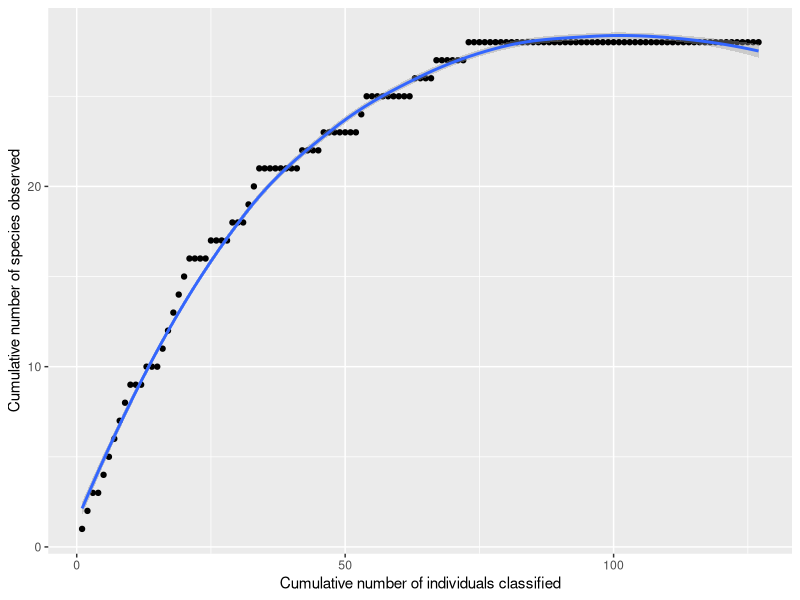

R code for this plot:
## ---- chunk 1
#To make tables
library(kableExtra)
library(knitr)
#To manipulate and plot data
library(tidyverse)
# Create community data
Community = data.frame(
  number = c(1,2,3,4,5,6,7,8,9,10,11,12,13,14,15,16,17,18,19,20,21,22,23,24,25,26,27,28,29,30,31,32),
  name = c("mmgreen", "mmred", "mmblue","mmyellow","mmbrown","mmorange","sktbrown","sktred","sktgreen","sktorange","sktyellow","gmbrred","gmbrpink","gmbrgreen","gmbrorange","gmbryellow","gmbrwhite","mipink","migreen","miyellow","miorange","mired","wmred","blyellow","blgreen","blpurple","blorange","blred","chcltkiss","lgpink","lgyellow","lgblue"),
  characteristics = c("m&m green", "m&m red", "m&m blue","m&m yellow","m&m brown","m&m orange","skittle brown","skittle red","skittle green","skittle orange","skittle yellow","gummi bear red","gummi bear pink","gummi bear green","gummi bear orange","gummi bear yellow","gummi bear white","m&i pink","m&i green","m&i yellow","m&i orange","m&i red","worms red","balls yellow","balls green", "balls purple","balls orange","balls red","chacolate kiss","lego pink","lego yellow","lego blue"),
  occurences = c(28, 28, 60,44,30,63,39,33,42,35,23,15,16,18,15,19,16,39,36,27,32,40,14,4,5,3,5,7,16,7,5,4)
)

# Construct a table list for community
Community %>% 
  kable("html") %>%
  kable_styling(bootstrap_options = "striped", font_size = 10, full_width = F)
## ---- chunk 2
# Import data for collector's curve
Collector_curve = read.table(file="Collector_curve_data.txt", header=TRUE,sep="\t")

# Create a collector's curve
ggplot(Collector_curve, aes(x=individuals, y=species)) +
  geom_point() +
  geom_smooth() +
  labs(x="Cumulative number of individuals classified", y="Cumulative number of species observed")
## ---- chunk 3
# Import sample data
Sample= read.table(file="Sample_data.txt",header=TRUE,sep="\t")

# Calculate the Simpson Reciprocal Index (SRI) for the sample
library(dplyr)
1/sum(Sample%>%
  mutate(proportion=occurences/sum(occurences))%>%
  transmute(proportion_2=proportion^2))
## ---- chunk 4
# Calculate the Simpson Reciprocal Index (SRI) for the community
1/sum(Community%>%
  mutate(proportion=occurences/sum(occurences))%>%
  transmute(proportion_2=proportion^2))
## ---- chunk 5
obs=Sample%>% filter(occurences!=0)%>% count()
a=Sample%>% filter(occurences==1)%>% count()
b=Sample%>% filter(occurences>=2)%>% count()
obs+a^2/(2*b) 
## ---- chunk 6
obs=Community%>% filter(occurences!=0)%>% count()
a=Community%>% filter(occurences==1)%>% count()
b=Community%>% filter(occurences>=2)%>% count()
obs+a^2/(2*b) 
## ---- chunk 7
library(vegan)
# Construct a sample species table 
Sample_diversity = 
  Sample %>% 
  select(name, occurences) %>% 
  spread(name, occurences)

Sample_diversity

# Calculate Simposon Reciprocal Indices for the sample
diversity(Sample_diversity, index="invsimpson")
## ---- chunk 8
# Construct the community species table
Community_diversity = 
  Community %>% 
  select(name, occurences) %>% 
  spread(name, occurences)

Community_diversity

# Calculate Simpson Reciprocal Indices for the community
diversity(Community_diversity, index="invsimpson")
## ---- chunk 9
# Calculate chao1 estimates for sample
specpool(Sample_diversity)
## ---- chunk 10
# Calculate chao1 estimates for community
specpool(Community_diversity)
